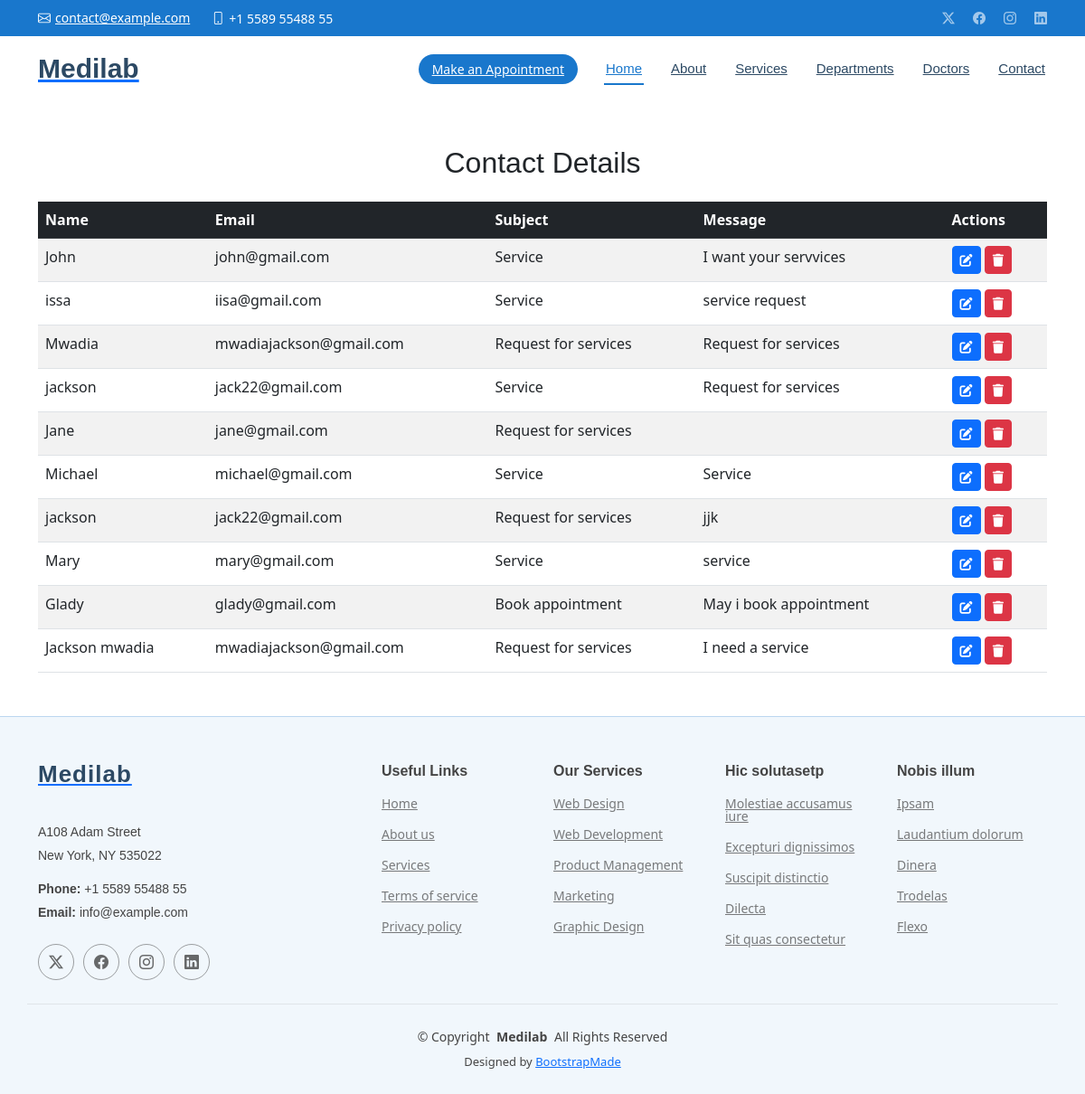
The app's page /view-contacts/, older data.
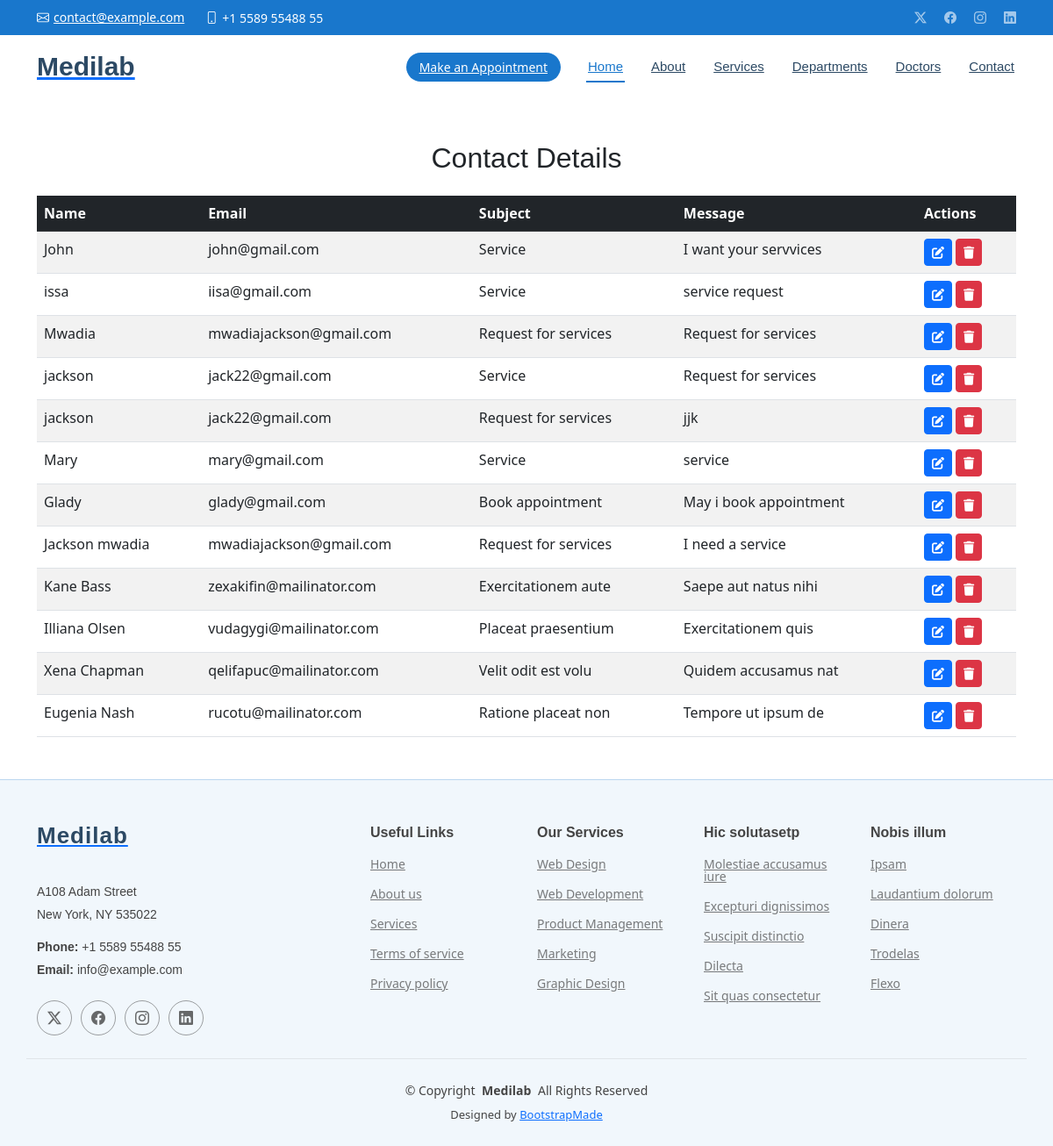
The same page, newer data.
### medilabApp/models.py (models this page shows, shortened)
class Contact(models.Model):
    name = models.CharField(max_length=100, validators=[validate_no_empty])
    email = models.EmailField(validators=[validate_no_empty])
    subject = models.CharField(max_length=200, validators=[validate_no_empty])
    message = models.TextField(validators=[validate_no_empty])

### medilabApp/views.py (the view)
# urls.py: path('view-contacts/', views.view_contact, name='view-contacts'),
def view_contact(request):
    all_contacts = Contact.objects.all()
    return render(request, 'view-contact.html', {'all_contacts': all_contacts})

### templates/view-contact.html (shortened to what this page needs)
{% extends 'starter-page.html' %}
{% load static %}
{% block body %}
<!doctype html>
<html lang="en">
<head>
    <link href="https://cdn.jsdelivr.net/npm/bootstrap@5.3.0/dist/css/bootstrap.min.css" rel="stylesheet">
    <link href="https://cdnjs.cloudflare.com/ajax/libs/font-awesome/6.0.0-beta3/css/all.min.css" rel="stylesheet">
</head>
<body>
    <div class="container my-5">
        <h2 class="text-center mb-4">Contact Details</h2>
        <table class="table table-striped">
            <thead class="table-dark">
                <tr>
                    <th>Name</th>
                    <th>Email</th>
                    <th>Subject</th>
                    <th>Message</th>
                    <th>Actions</th>
                </tr>
            </thead>
            <tbody>
                {% for contact in all_contacts %}
                <tr>
                    <td>{{ contact.name }}</td>
                    <td>{{ contact.email }}</td>
                    <td>{{ contact.subject }}</td>
                    <td>{{ contact.message }}</td>
                    <td>
                        <a href="#" class="btn btn-primary btn-sm" title="Edit">
                            <i class="fas fa-edit"></i>
                        </a>
                        <a href="{% url 'delete_contact' contact.id %}" class="btn btn-danger btn-sm" title="Delete" onclick="confirmsDelete(event, {{ contact.id }})">
                            <i class="fas fa-trash"></i>
                        </a>
                    </td>
                </tr>
                {% endfor %}
            </tbody>
        </table>
    </div>
</body>
</html>
{% endblock %}

Row changes from the older to the newer data that the page shows:
removed Contact: name "Jane", email "jane@gmail.com", subject "Request for services"
removed Contact: name "Michael", email "michael@gmail.com", subject "Service", message "Service"
added Contact: name "Kane Bass", email "zexakifin@mailinator.com", subject "Exercitationem aute", message "Saepe aut natus nihi"
added Contact: name "Illiana Olsen", email "vudagygi@mailinator.com", subject "Placeat praesentium", message "Exercitationem quis"
added Contact: name "Xena Chapman", email "qelifapuc@mailinator.com", subject "Velit odit est volu", message "Quidem accusamus nat"
added Contact: name "Eugenia Nash", email "rucotu@mailinator.com", subject "Ratione placeat non", message "Tempore ut ipsum de"
